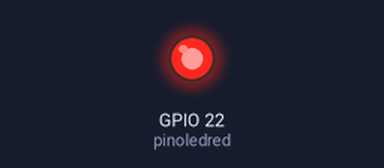
The sketch below on a simulated ESP32. Shown: output pins drawn as LEDs (lit = HIGH).

Above: at 0.1 s.
At 4.6 s:
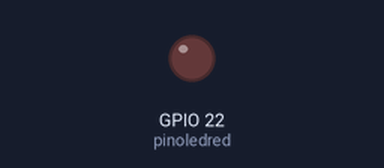
Timing chart, 0 to 6.1 s (numbered marks = the images above):
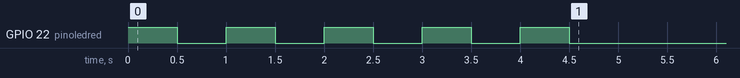

The sketch:

sketch.ino
```cpp
const int pinoledred = 22;
const int pinoledblue = 21;
const int piscada = 5;

void setup() {
  pinMode(pinoledred, OUTPUT);

    for (int i = 0; i < piscada; i++){
      digitalWrite(pinoledred, HIGH);
      delay(500);
      digitalWrite(pinoledred, LOW);
      delay(500);
    }
}

void loop() {

}
```
